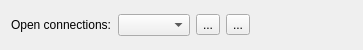
<?xml version="1.0" encoding="UTF-8"?>
<ui version="4.0">
 <class>mdtSqlConnectionNameWidget</class>
 <widget class="QWidget" name="mdtSqlConnectionNameWidget">
  <property name="geometry">
   <rect>
    <x>0</x>
    <y>0</y>
    <width>363</width>
    <height>50</height>
   </rect>
  </property>
  <property name="windowTitle">
   <string>Form</string>
  </property>
  <layout class="QHBoxLayout" name="horizontalLayout">
   <item>
    <widget class="QLabel" name="lbConnectionNames">
     <property name="text">
      <string>Open connections:</string>
     </property>
    </widget>
   </item>
   <item>
    <widget class="QComboBox" name="cbConnectionNames"/>
   </item>
   <item>
    <widget class="QToolButton" name="tbRemoveConnection">
     <property name="toolTip">
      <string>Remove connection</string>
     </property>
     <property name="text">
      <string>...</string>
     </property>
     <property name="icon">
      <iconset theme="list-remove">
       <normaloff>../../../../</normaloff>../../../../</iconset>
     </property>
    </widget>
   </item>
   <item>
    <widget class="QToolButton" name="tbAddConnection">
     <property name="toolTip">
      <string>Add a connection</string>
     </property>
     <property name="text">
      <string>...</string>
     </property>
     <property name="icon">
      <iconset theme="list-add">
       <normaloff>../../../../</normaloff>../../../../</iconset>
     </property>
    </widget>
   </item>
   <item>
    <spacer name="horizontalSpacer_2">
     <property name="orientation">
      <enum>Qt::Horizontal</enum>
     </property>
     <property name="sizeHint" stdset="0">
      <size>
       <width>51</width>
       <height>20</height>
      </size>
     </property>
    </spacer>
   </item>
  </layout>
 </widget>
 <resources/>
 <connections/>
</ui>
